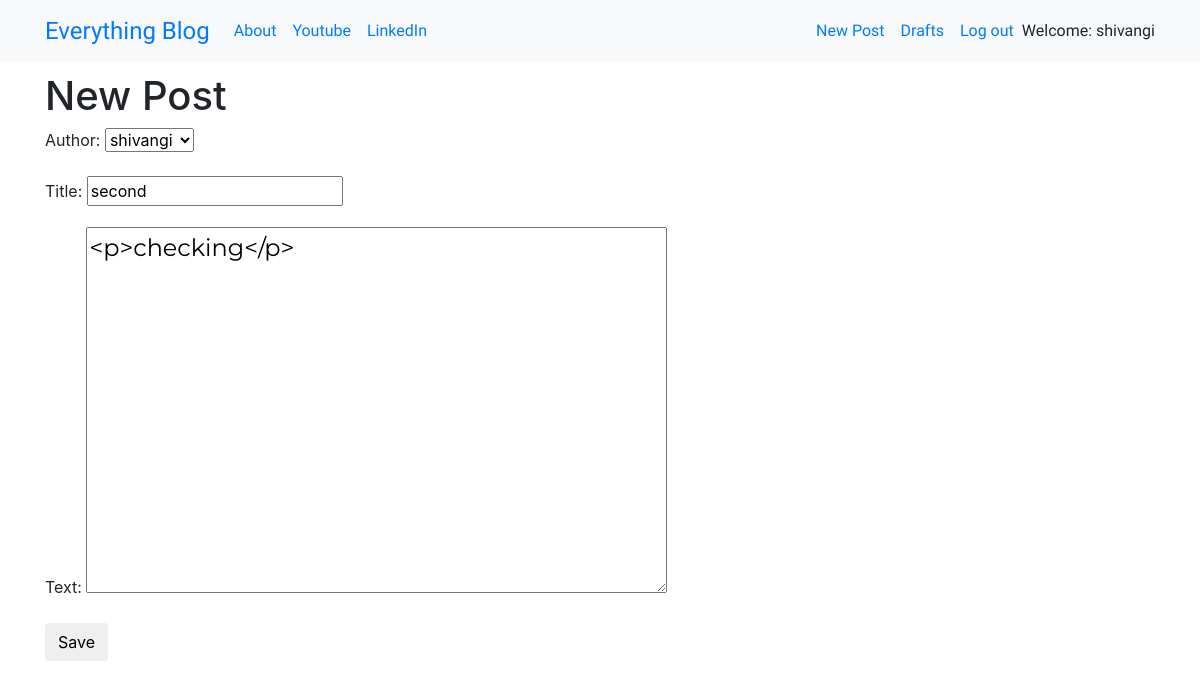
The page /post/7/edit/ (signed in) on the database its author committed.
### app/models.py (models this page shows, shortened)
class Post(models.Model):
    author = models.ForeignKey('auth.User',on_delete=models.CASCADE)
    title = models.CharField(max_length=200)
    text = models.TextField()
    create_date = models.DateTimeField(default=timezone.now)
    published_date = models.DateTimeField(blank=True,null=True)

### app/views.py (the view)
# urls.py: path('post/<int:pk>/edit/',views.PostUpdateView.as_view(),name='post_edit'),
class PostUpdateView(LoginRequiredMixin,UpdateView):
    login_url='/login/'
    redirect_field_name = 'app/post_detail.html'
    form_class = PostForm
    model=Post

### app/forms.py
class PostForm(forms.ModelForm):
    class Meta():
        model = Post
        fields = ('author','title','text')
        widgets = {
            'title':forms.TextInput(attrs={'class':'textinputclass'}),
            'text':forms.Textarea(attrs={'class':'editable medium-editor-textarea postcontent'})
        }

### app/templates/app/post_form.html (shortened to what this page needs)
{% extends 'app/base.html' %}
{% block content %}
  <h1>New Post</h1>
  <form class="post-form" method="POST">
    {{ form.as_p }}
    <button type="submit" class="save btn btn-default" name="button">Save</button>
  </form>
{% endblock %}

### app/templates/app/base.html (shortened to what this page needs)
{% load static %}
<!DOCTYPE html>
<html lang="en" dir="ltr">
  <head>
    <link rel="stylesheet" href="https://stackpath.bootstrapcdn.com/bootstrap/4.1.3/css/bootstrap.min.css"
>
    <link href="https://maxcdn.bootstrapcdn.com/font-awesome/4.7.0/css/font-awesome.min.css" rel="stylesheet">
    <link rel="stylesheet" href="//cdn.jsdelivr.net/medium-editor/latest/css/medium-editor.min.css" type="text/css" media="screen" charset="utf-8">
    <link rel="stylesheet" href="{% static 'css/style.css' %}">
  </head>
    <body class='loader'>
      <nav class="navbar navbar-expand-lg bg-light techfont">
        <div class="container">
          <div class="navbar-nav align-items-center">
            <a class="navbar-brand bigbrand" href="{% url 'post_list' %}">Everything Blog</a>
            <a class="nav-item nav-link" href="{% url 'about' %}">About</a>
            <a class="nav-item nav-link" href="https://www.youtube.com">Youtube</a>
            <a class="nav-item nav-link" href="https://www.linkedin.com">LinkedIn</a>
          </div>
          <div class="navbar-nav align-items-center ml-auto">
            {% if user.is_authenticated %}
              <a class="nav-item nav-link" href="{% url 'post_new' %}">New Post</a>
              <a class="nav-item nav-link" href="{% url 'post_draft_list' %}">Drafts</a>
              <a class="nav-item nav-link" href="{% url 'logout' %}">Log out</a>
              <a >Welcome: {{ user.username }}</a>
            {% else %}
              <a class="nav-item nav-link" href="{% url 'login' %}" aria-label="Login">
                <span class="fa fa-user" aria-hidden="true"></span></a>
            {% endif %}
          </div>
        </div>
      </nav>
        <div class="content container">
          <div class="row">
            <div class="col-md-8">
              <div class="blog_posts">
                {% block content %}
                {% endblock %}
              </div>
            </div>
          </div>
        </div>
  </body>
</html>

### app/static/css/style.css (style rules this page uses)
.techfont { font-family: 'Russo One', sans-serif; font-size: 1em; margin-bottom: 10px; }
.postcontent { font-family: 'Montserrat'; font-size: 1.5em; }
.bigbrand { font-size: 1.5em; }
.loader { filter:hue-rotate(0deg); color: linear-gradient(45deg,#0f8,#08f); animation:hue 5000ms infinite linear; }

### rows shown on the page
Post: author "shivangi", title "second", text "<p>checking</p>"

### other values the page prints
{{ user.username }} "shivangi"
